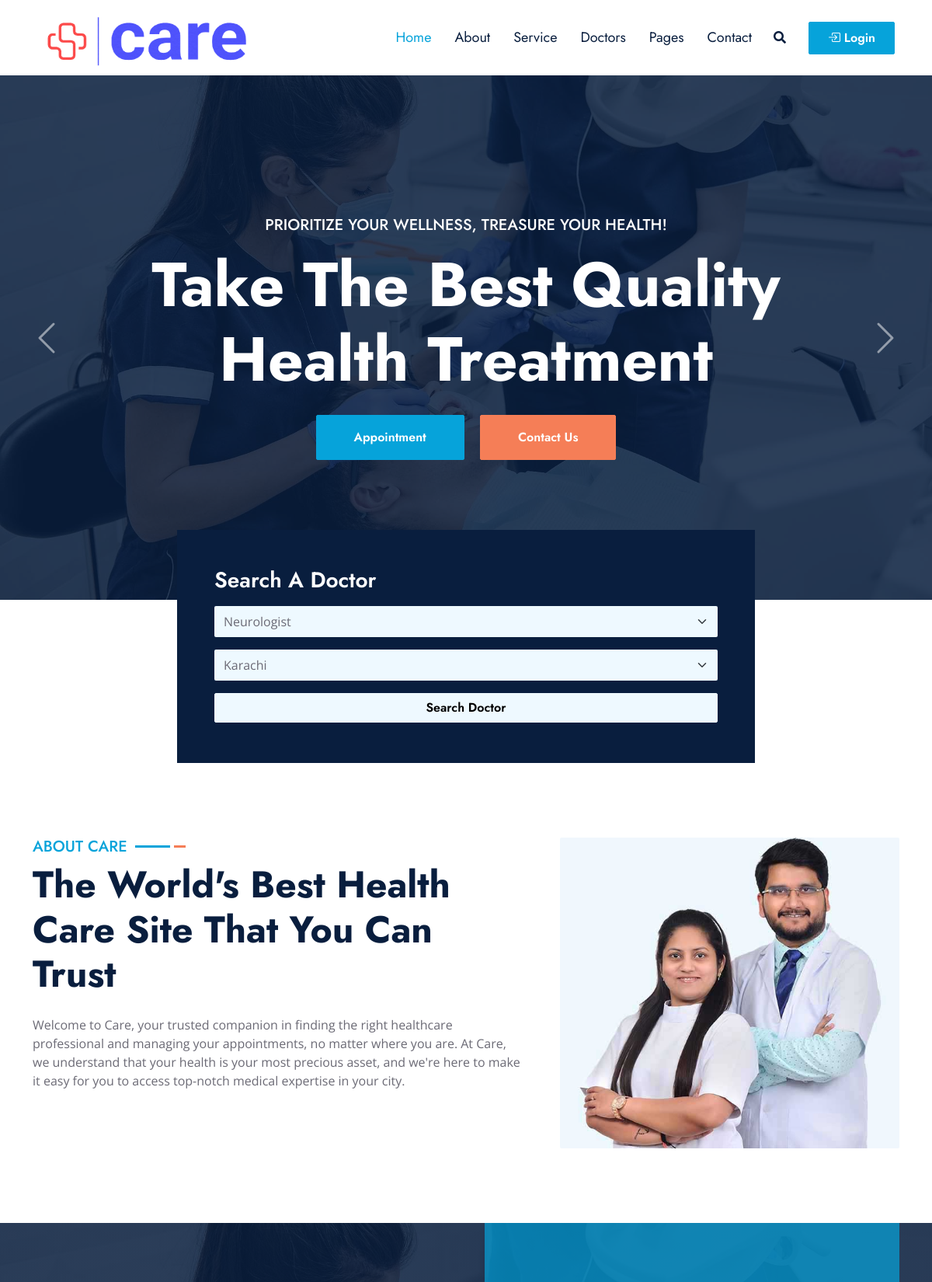
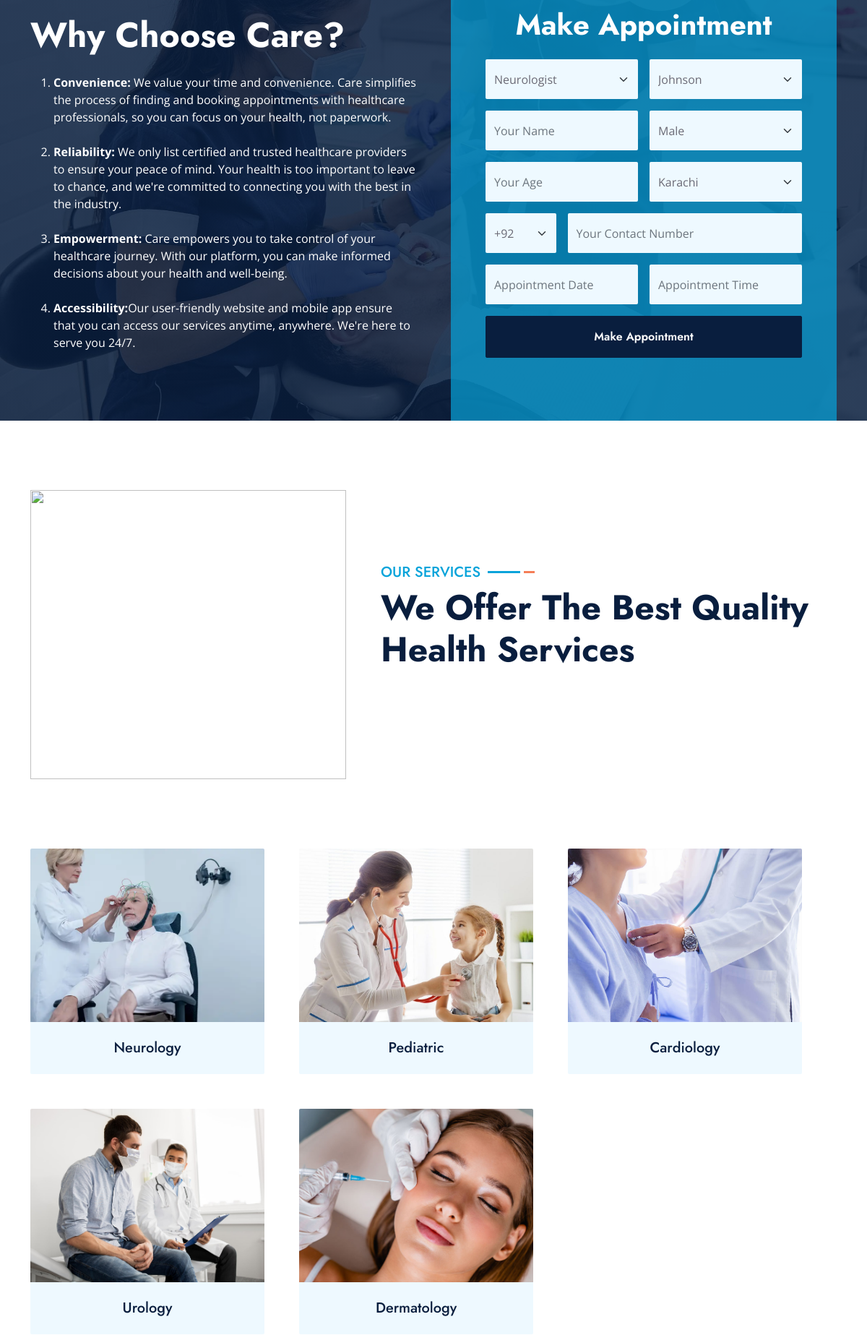
The app's page /userside/index.php (upper part) with its own data (2 pictures, top to bottom).
### tables this page shows
CREATE TABLE `services` (
  `service_id` int(11) NOT NULL,
  `service_name` varchar(200) NOT NULL,
  `status` int(11) NOT NULL,
  `image` varchar(500) NOT NULL
);

### userside/index.php (the view, shortened to what this page needs)
<?php
include("../admin/connection.php");
$select_specialization = "SELECT * FROM `specialization` where status = 0";
$run_select_specialization = mysqli_query($connection, $select_specialization);
$select_city = "SELECT * FROM `city` where status = 0";
$run_select_city = mysqli_query($connection, $select_city);
$select_doctors = "SELECT * FROM `doctors` where status = 'Accepted'";
$run_select_doctors = mysqli_query($connection, $select_doctors);
$select_service = "SELECT * FROM `services` where status = 0";
$run_select_service = mysqli_query($connection, $select_service);
?>
<!DOCTYPE html>
<html lang="en">
<head>
    <link href="https://cdnjs.cloudflare.com/ajax/libs/font-awesome/5.10.0/css/all.min.css" rel="stylesheet">
    <link href="https://cdn.jsdelivr.net/npm/bootstrap-icons@1.4.1/font/bootstrap-icons.css" rel="stylesheet">
    <link href="lib/owlcarousel/assets/owl.carousel.min.css" rel="stylesheet">
    <link href="lib/animate/animate.min.css" rel="stylesheet">
    <link href="lib/tempusdominus/css/tempusdominus-bootstrap-4.min.css" rel="stylesheet" />
    <link href="lib/twentytwenty/twentytwenty.css" rel="stylesheet" />
    <link href="css/bootstrap.min.css" rel="stylesheet">
    <link href="css/style.css" rel="stylesheet">
</head>
<body>
    <?php include("navbar.php"); ?>
    <div class="container-fluid p-0">
        <div id="header-carousel" class="carousel slide carousel-fade" data-bs-ride="carousel">
            <div class="carousel-inner">
                <div class="carousel-item active">
                    <img class="w-100" src="img/carousel-1.jpg" alt="Image">
                    <div class="carousel-caption d-flex flex-column align-items-center justify-content-center">
                        <div class="p-3" style="max-width: 900px;">
                            <h5 class="text-white text-uppercase mb-3 animated slideInDown">Prioritize Your Wellness,
                                Treasure Your Health!</h5>
                            <h1 class="display-1 text-white mb-md-4 animated zoomIn">Take The Best Quality Health
                                Treatment</h1>
                            <a href="appointment.html"
                                class="btn btn-primary py-md-3 px-md-5 me-3 animated slideInLeft">Appointment</a>
                            <a href="" class="btn btn-secondary py-md-3 px-md-5 animated slideInRight">Contact Us</a>
                        </div>
                    </div>
                </div>
            </div>
            <button class="carousel-control-prev" type="button" data-bs-target="#header-carousel" data-bs-slide="prev">
                <span class="carousel-control-prev-icon" aria-hidden="true"></span>
            </button>
            <button class="carousel-control-next" type="button" data-bs-target="#header-carousel" data-bs-slide="next">
                <span class="carousel-control-next-icon" aria-hidden="true"></span>
            </button>
        </div>
    </div>
    <div class="container-fluid banner mb-5">
        <div class="container ">
            <div class="row justify-content-center align-items-center gx-0">
                <div class="col-lg-8 wow zoomIn" data-wow-delay="0.3s">
                    <div class="bg-dark d-flex flex-column p-5" style="height: 300px;">
                        <h3 class="text-white mb-3">Search A Doctor</h3>
                        <select class="form-select bg-light border-0 mb-3" style="height: 40px;">
                            <?php
                            $rows = array();
                            while ($specialization_row = mysqli_fetch_array($run_select_specialization)) {
                                $rows[] = $specialization_row;
                                ; ?>
                                <option value="<?php echo $specialization_row['specialization_id']; ?>">
                                    <?php echo $specialization_row['specialization_name'] ?>
                                </option>
                            <?php }
                            ; ?>
                        </select>
                        <select class="form-select bg-light border-0 mb-3" style="height: 40px;">
                            <?php
                            $rows_city = array();
                            while ($city_row = mysqli_fetch_array($run_select_city)) {
                                $rows_city[] = $city_row;
                                ; ?>
                                <option value="<?php echo $city_row['city_id']; ?>">
                                    <?php echo $city_row['city_name'] ?>
                                </option>
                            <?php }
                            ; ?>
                        </select>
                        <a class="btn btn-light" href="">Search Doctor</a>
                    </div>
                </div>
            </div>
        </div>
    </div>
    <div class="container-fluid py-5 wow fadeInUp" data-wow-delay="0.1s">
        <div class="container">
            <div class="row g-5">
                <div class="col-lg-7">
                    <div class="section-title mb-4">
                        <h5 class="position-relative d-inline-block text-primary text-uppercase">About Care</h5>
                        <h1 class="display-5 mb-0">The World's Best Health Care Site That You Can Trust</h1>
                    </div>
                    <p class="mb-4">Welcome to Care, your trusted companion in finding the right healthcare professional
                        and managing your appointments, no matter where you are. At Care, we understand that your health
                        is your most precious asset, and we're here to make it easy for you to access top-notch medical
                        expertise in your city.</p>
                </div>
                <div class="col-lg-5" style="min-height: 400px;">
                    <div class="position-relative h-100">
                        <img class="position-absolute w-100 h-100 rounded wow zoomIn" data-wow-delay="0.9s"
                            src="img/about.jpg" style="object-fit: cover;">
                    </div>
                </div>
            </div>
        </div>
    </div>
    <div class="container-fluid bg-primary bg-appointment my-5 wow fadeInUp" data-wow-delay="0.1s">
        <div class="container">
            <div class="row gx-5">
                <div class="col-lg-6 py-5">
                    <div class="py-5">
                        <h1 class="display-5 text-white mb-4">Why Choose Care?</h1>
                        <ol class="text-white mb-0">
                        <li><b>Convenience:</b> We value your time and convenience. Care simplifies the process of finding and booking appointments with healthcare professionals, so you can focus on your health, not paperwork.</li><br>
                        <li><b>Reliability:</b>  We only list certified and trusted healthcare providers to ensure your peace of mind. Your health is too important to leave to chance, and we're committed to connecting you with the best in the industry.</li><br>
                        <li><b>Empowerment:</b> Care empowers you to take control of your healthcare journey. With our platform, you can make informed decisions about your health and well-being.</li><br>
                        <li><b>Accessibility:</b>Our user-friendly website and mobile app ensure that you can access our services anytime, anywhere. We're here to serve you 24/7.</li>
                    </ol>
                    </div>
                </div>
                <div class="col-lg-6">
                    <div class="appointment-form h-100 d-flex flex-column justify-content-center text-center p-5 wow zoomIn"
                        data-wow-delay="0.6s">
                        <h1 class="text-white mb-4">Make Appointment</h1>
                        <form>
                            <div class="row g-3">
                                <div class="col-12 col-sm-6">
                                    <select class="form-select bg-light border-0" style="height: 55px;">
                                        <?php
                                        foreach ($rows as $specialization_row) { ?>
                                            <option value="<?php echo $specialization_row['specialization_id']; ?>">
                                                <?php echo $specialization_row['specialization_name'] ?>
                                            </option>
                                        <?php }
                                        ; ?>
                                    </select>
                                </div>
                                <div class="col-12 col-sm-6">
                                    <select class="form-select bg-light border-0" style="height: 55px;">
                                        <?php while ($doctors_row = mysqli_fetch_array($run_select_doctors)) {
                                            ; ?>
                                            <option value="<?php echo $doctors_row['doctor_id']; ?>">
                                                <?php echo $doctors_row['doctor_name'] ?>
                                            </option>
                                        <?php }
                                        ; ?>
                                    </select>
                                </div>
                                <div class="col-12 col-sm-6">
                                    <input type="text" class="form-control bg-light border-0" placeholder="Your Name"
                                        style="height: 55px;">
                                </div>
                                <div class="col-12 col-sm-6">
                                    <select class="form-select bg-light border-0" style="height: 55px;">
                                        <option value="Male" selected>Male</option>
                                    </select>
                                </div>
                                <div class="col-12 col-sm-6">
                                    <input type="number" min="15" class="form-control bg-light border-0"
                                        placeholder="Your Age" style="height: 55px;">
                                </div>
                                <div class="col-12 col-sm-6">
                                    <select class="form-select bg-light border-0" style="height: 55px;">
                                        <?php
                                        foreach ($rows_city as $city_row) { ?>
                                            <option value="<?php echo $city_row['city_id']; ?>">
                                                <?php echo $city_row['city_name'] ?>
                                            </option>
                                        <?php }
                                        ?>
                                    </select>
                                </div>
                                <div class="col-3 col-sm-3">
                                    <select class="form-select bg-light border-0" style="height: 55px;">
                                        <option data-countryCode="PK" value="92" selected>+92</option>
                                    </select>
                                </div>
                                <div class="col-9 col-sm-9">
                                    <input type="text" class="form-control bg-light border-0"
                                        placeholder="Your Contact Number" style="height: 55px;">
                                </div>
                                <div class="col-12 col-sm-6">
                                    <div class="date" id="date1" data-target-input="nearest">
                                        <input type="text" class="form-control bg-light border-0 datetimepicker-input"
                                            placeholder="Appointment Date" data-target="#date1"
                                            data-toggle="datetimepicker" style="height: 55px;">
                                    </div>
                                </div>
                                <div class="col-12 col-sm-6">
                                    <div class="time" id="time1" data-target-input="nearest">
                                        <input type="text" class="form-control bg-light border-0 datetimepicker-input"
                                            placeholder="Appointment Time" data-target="#time1"
                                            data-toggle="datetimepicker" style="height: 55px;">
                                    </div>
                                </div>
                                <div class="col-12">
                                    <button class="btn btn-dark w-100 py-3" type="submit">Make Appointment</button>
                                </div>
                            </div>
                        </form>
                    </div>
                </div>
            </div>
        </div>
    </div>
    <div class="container-fluid py-5 wow fadeInUp" data-wow-delay="0.1s">
        <div class="container">
            <div class="row g-5 mb-5">
                <div class="col-lg-5 wow zoomIn" data-wow-delay="0.3s" style="min-height: 400px;">
                    <div class=" position-relative h-100">
                        <img class=" w-100 h-100"
                            src="https://img.freepik.com/free-photo/attractive-female-doctor-standing-with-documents-hospital_1303-20688.jpg"
                            style="object-fit: cover;">
                    </div>
                </div>
                <div class="col-lg-7 justify-content-center align-self-center">
                    <div class="section-title mb-5 ">
                        <h5 class="position-relative d-inline-block text-primary text-uppercase">Our Services</h5>
                        <h1 class="display-5 mb-0">We Offer The Best Quality Health Services</h1>
                    </div>
                </div>
                <div class="row g-5">
                    <?php while ($row_service = mysqli_fetch_array($run_select_service)) {
                        ?>
                        <div class="col-md-4 service-item wow zoomIn" data-wow-delay="0.6s">
                            <div class="rounded-top overflow-hidden">
                                <img class="img-fluid w-100" src="<?php echo $row_service['image']; ?>" alt=""
                                    style="object-fit: cover; height: 240px;">
                            </div>
                            <div class="position-relative bg-light rounded-bottom text-center p-4">
                                <h5 class="m-0">
                                    <?php echo $row_service['service_name']; ?>
                                </h5>
                            </div>
                        </div>
                    <?php }
                    ; ?>
                </div>
            </div>
        </div>
    </div>
</body>
</html>

### records on screen
services: image (picture), service_name "Neurology"
services: image (picture), service_name "Pediatric"
services: image (picture), service_name "Cardiology"
services: image (picture), service_name "Urology"
services: image (picture), service_name "Dermatology"

### other values on screen
form field value "Neurologist"
form field value "Karachi"
form field value "Johnson"
